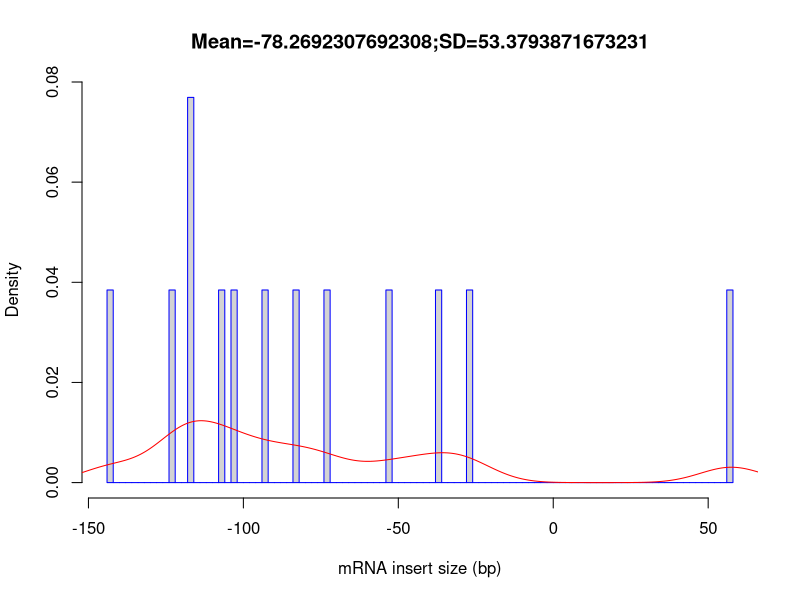

This figure's R source:
out_file = 'Mmus_BAL-TAL_LRTN_FLT_Rep1_F6'
pdf('Mmus_BAL-TAL_LRTN_FLT_Rep1_F6.inner_distance_plot.pdf')
fragsize=rep(c(-147.5,-142.5,-137.5,-132.5,-127.5,-122.5,-117.5,-112.5,-107.5,-102.5,-97.5,-92.5,-87.5,-82.5,-77.5,-72.5,-67.5,-62.5,-57.5,-52.5,-47.5,-42.5,-37.5,-32.5,-27.5,-22.5,-17.5,-12.5,-7.5,-2.5,2.5,7.5,12.5,17.5,22.5,27.5,32.5,37.5,42.5,47.5,52.5,57.5,62.5,67.5,72.5,77.5,82.5,87.5,92.5,97.5,102.5,107.5,112.5,117.5,122.5,127.5,132.5,137.5,142.5,147.5,152.5,157.5,162.5,167.5,172.5,177.5,182.5,187.5,192.5,197.5,202.5,207.5,212.5,217.5,222.5,227.5,232.5,237.5,242.5,247.5,252.5,257.5,262.5,267.5,272.5,277.5,282.5,287.5,292.5,297.5,302.5,307.5,312.5,317.5,322.5,327.5,332.5,337.5,342.5,347.5),times=c(0,1,0,0,0,1,2,0,1,1,0,1,0,1,0,1,0,0,0,1,0,0,1,0,1,0,0,0,0,0,0,0,0,0,0,0,0,0,0,0,0,1,0,0,0,0,0,0,0,0,0,0,0,0,0,0,0,0,0,0,0,0,0,0,0,0,0,0,0,0,0,0,0,0,0,0,0,0,0,0,0,0,0,0,0,0,0,0,0,0,0,0,0,0,0,0,0,0,0,0))
frag_sd = sd(fragsize)
frag_mean = mean(fragsize)
frag_median = median(fragsize)
write(x=c("Name","Mean","Median","sd"), sep="	", file=stdout(),ncolumns=4)
write(c(out_file,frag_mean,frag_median,frag_sd),sep="	", file=stdout(),ncolumns=4)
hist(fragsize,probability=T,breaks=100,xlab="mRNA insert size (bp)",main=paste(c("Mean=",frag_mean,";","SD=",frag_sd),collapse=""),border="blue")
lines(density(fragsize,bw=10),col='red')
dev.off()
